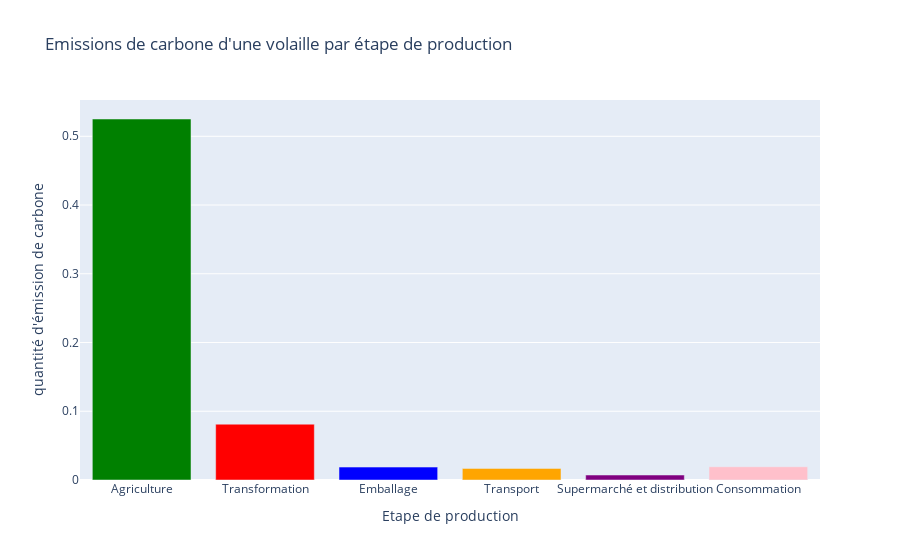

The notebook cell this image was saved under:
### Code cell
couleurs = ['green', 'red', 'blue', 'orange', 'purple','pink']

fig = go.Figure(data=[go.Bar(x=vol_con.mean().index, y=vol_con.mean(), marker=dict(color=couleurs))])

fig.update_layout(
    title="Emissions de carbone d'une volaille par étape de production",
    xaxis_title="Etape de production",
    yaxis_title="quantité d'émission de carbone"
)

fig.show()

### Figure 1 — Plotly figure (JSON) as saved in the notebook; plotly's stock layout.template omitted (floating-point values rounded to 4 significant figures)
{"data": [{"marker": {"color": ["green", "red", "blue", "orange", "purple", "pink"]}, "x": ["Agriculture", "Transformation", "Emballage", "Transport", "Supermarché et distribution", "Consommation"], "y": [0.5252, 0.0812, 0.01879, 0.01687, 0.007243, 0.0193], "type": "bar"}], "layout": {"title": {"text": "Emissions de carbone d'une volaille par étape de production"}, "xaxis": {"title": {"text": "Etape de production"}}, "yaxis": {"title": {"text": "quantité d'émission de carbone"}}}}
